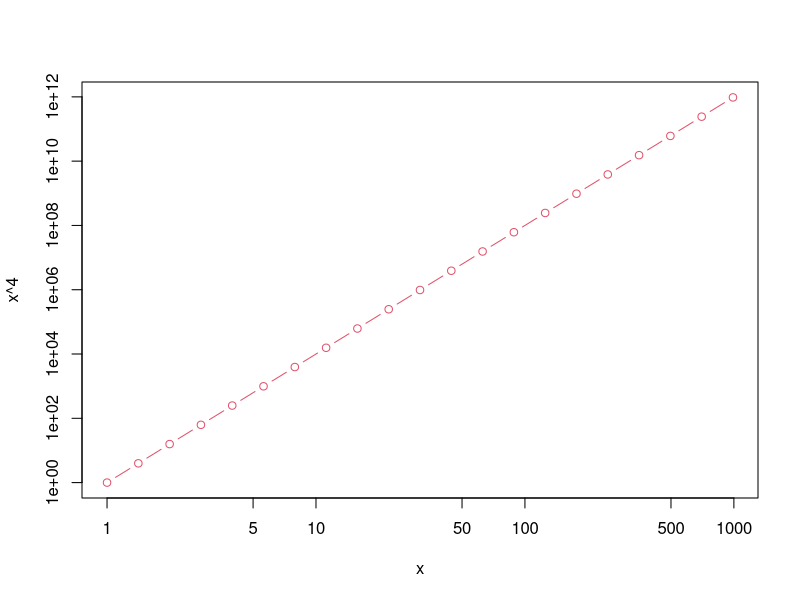
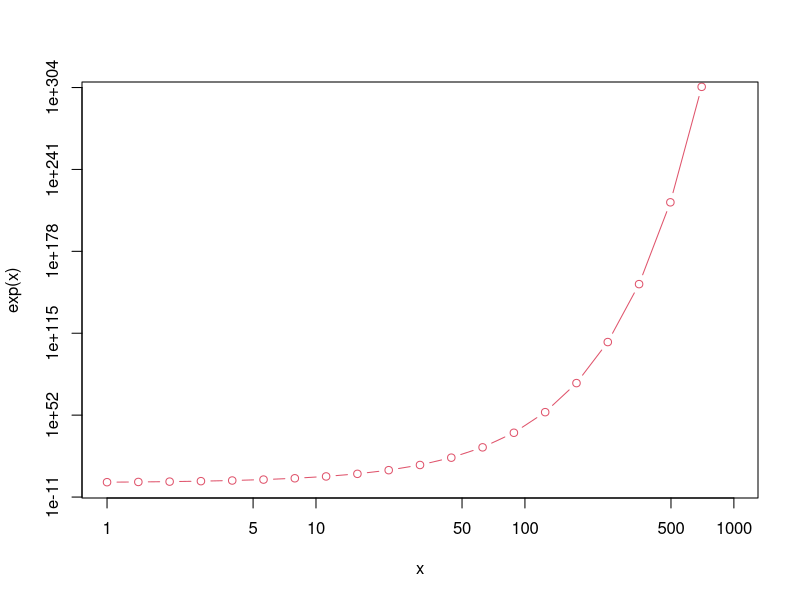

Reproduce these figures in R, in order.
library(sfsmisc)


### Name: lseq
### Title: Generate Sequences, Equidistant on Log Scale
### Aliases: lseq
### Keywords: manip

### ** Examples

(x <- lseq(1, 990, length= 21))
plot(x, x^4,    type = "b", col = 2, log = "xy")
if(with(R.version, major >= 2 && minor >= 1))
plot(x, exp(x), type = "b", col = 2, log = "xy")
